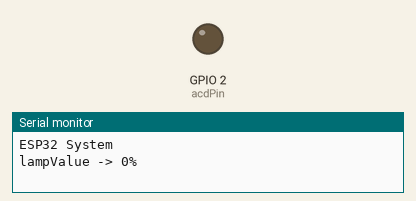
The sketch below on a simulated ESP32. Parts: output pins drawn as LEDs (lit = HIGH), the last lines printed to the serial monitor.

Above: at 0.05 s.
At 2.05 s:
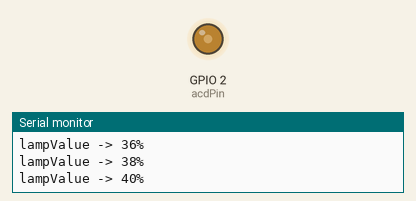
At 3.6 s:
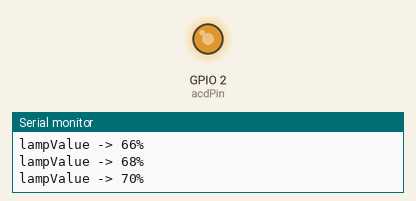
At 7.2 s:
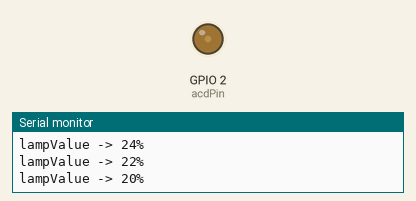
Timing chart, 0 to 10.7 s (numbered marks = the images above):
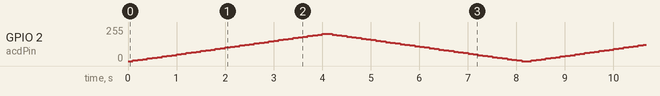

The sketch:

AC_dimmer_tes.ino
```cpp
//Libraries
#include <RBDdimmer.h>

//Parameters
const int zeroCrossPin  = 1;
const int acdPin  = 2;
int MIN_POWER  = 0;
int MAX_POWER  = 80;
int POWER_STEP  = 2;

//Variables
int power  = 0;

//Objects
dimmerLamp acd(acdPin,zeroCrossPin);

void setup(){
//Init Serial USB
Serial.begin(115200);
Serial.println(F("ESP32 System"));
acd.begin(NORMAL_MODE, ON);
}

void loop(){
  testDimmer();
}

void testDimmer(){/* function testDimmer */
////Sweep light power to test dimmer
  for(power=MIN_POWER;power<=MAX_POWER;power+=POWER_STEP){
    acd.setPower(power); // setPower(0-100%);
      Serial.print("lampValue -> ");
      Serial.print(acd.getPower());
      Serial.println("%");
    delay(100);
  }

  for(power=MAX_POWER;power>=MIN_POWER;power-=POWER_STEP){
    acd.setPower(power); // setPower(0-100%);
      Serial.print("lampValue -> ");
      Serial.print(acd.getPower());
      Serial.println("%");
    delay(100);
  }
}
```
